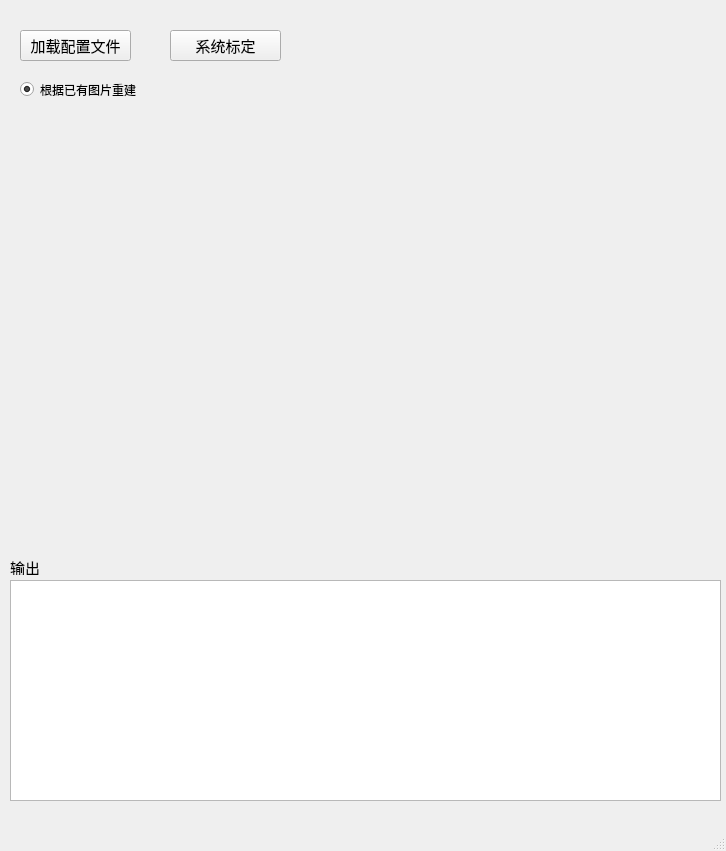
<?xml version="1.0" encoding="UTF-8"?>
<ui version="4.0">
 <class>MainWindow</class>
 <widget class="QMainWindow" name="MainWindow">
  <property name="geometry">
   <rect>
    <x>0</x>
    <y>0</y>
    <width>726</width>
    <height>851</height>
   </rect>
  </property>
  <property name="windowTitle">
   <string>MainWindow</string>
  </property>
  <widget class="QWidget" name="centralwidget">
   <widget class="QPushButton" name="load_cfg_Button">
    <property name="geometry">
     <rect>
      <x>20</x>
      <y>30</y>
      <width>111</width>
      <height>31</height>
     </rect>
    </property>
    <property name="font">
     <font>
      <pointsize>11</pointsize>
     </font>
    </property>
    <property name="text">
     <string>加载配置文件</string>
    </property>
   </widget>
   <widget class="QPlainTextEdit" name="output_Edit">
    <property name="geometry">
     <rect>
      <x>10</x>
      <y>580</y>
      <width>711</width>
      <height>221</height>
     </rect>
    </property>
    <property name="font">
     <font>
      <pointsize>11</pointsize>
     </font>
    </property>
   </widget>
   <widget class="QLabel" name="label">
    <property name="geometry">
     <rect>
      <x>10</x>
      <y>560</y>
      <width>72</width>
      <height>15</height>
     </rect>
    </property>
    <property name="font">
     <font>
      <pointsize>11</pointsize>
     </font>
    </property>
    <property name="text">
     <string>输出</string>
    </property>
   </widget>
   <widget class="QRadioButton" name="pics_Exist_radio">
    <property name="geometry">
     <rect>
      <x>20</x>
      <y>80</y>
      <width>151</width>
      <height>19</height>
     </rect>
    </property>
    <property name="text">
     <string>根据已有图片重建</string>
    </property>
    <property name="checked">
     <bool>true</bool>
    </property>
   </widget>
   <widget class="QPushButton" name="sys_calib_Button">
    <property name="geometry">
     <rect>
      <x>170</x>
      <y>30</y>
      <width>111</width>
      <height>31</height>
     </rect>
    </property>
    <property name="font">
     <font>
      <pointsize>11</pointsize>
     </font>
    </property>
    <property name="text">
     <string>系统标定</string>
    </property>
   </widget>
  </widget>
  <widget class="QMenuBar" name="menubar">
   <property name="geometry">
    <rect>
     <x>0</x>
     <y>0</y>
     <width>726</width>
     <height>23</height>
    </rect>
   </property>
  </widget>
  <widget class="QStatusBar" name="statusbar"/>
 </widget>
 <resources/>
 <connections/>
</ui>
